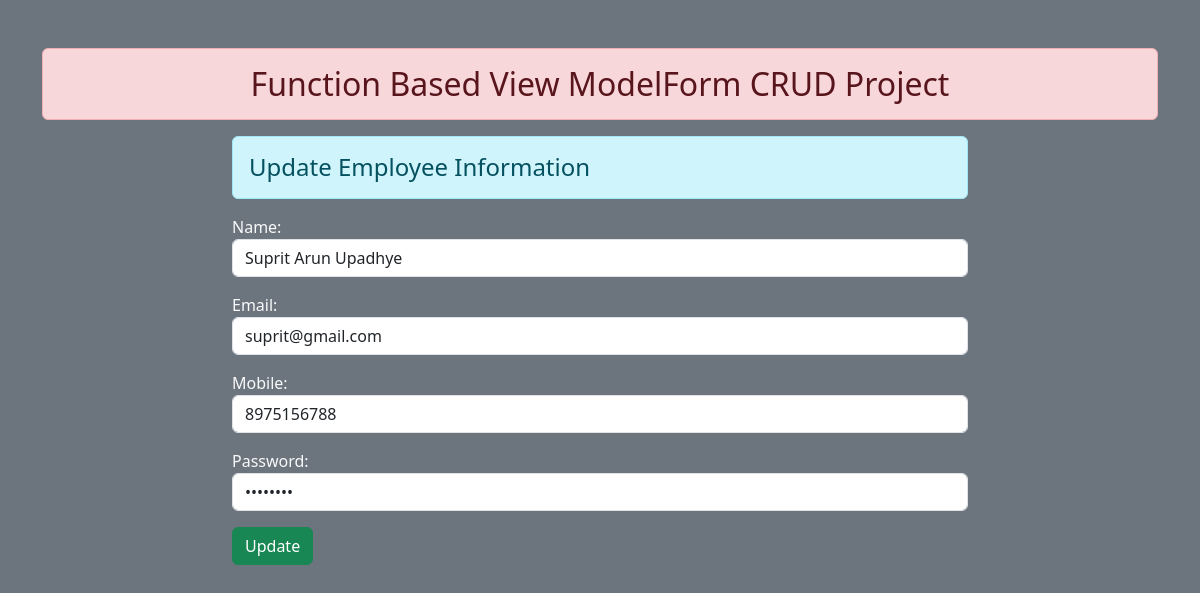
Screenshot of /update/23/ with the database file from the repository.
### myapp/models.py (models this page shows)
class User(models.Model):
    name = models.CharField(max_length=70)
    email = models.EmailField()
    mobile = models.IntegerField()
    password = models.CharField(max_length=20)

### myapp/views.py (the view)
# urls.py: path('update/<int:id>/',views.update_data, name='updatedata'),
def update_data(request,id):
    if request.method=='POST':
        pi = User.objects.get(pk=id)
        fm = EmployeeRegistration(request.POST, instance=pi)
        if fm.is_valid():
            fm.save()
        return redirect('add_show')
    else:
        pi = User.objects.get(pk=id)
        fm = EmployeeRegistration(instance=pi)
    return render(request, 'update.html',{'form':fm})

### myapp/forms.py
class EmployeeRegistration(forms.ModelForm):
    class Meta:
        model = User
        fields = ['name', 'email', 'mobile', 'password']
        widgets = {
            'name' : forms.TextInput(attrs={'class':'form-control'}),
            'email' : forms.EmailInput(attrs={'class':'form-control'}),
            'mobile' : forms.NumberInput(attrs={'class':'form-control'}),
            'password' : forms.PasswordInput(render_value=True, attrs={'class':'form-control'}),
        }

### template/update.html (shortened to what this page needs)
{% extends 'base.html' %}
{% load static %}
{% block main-container %}
<div class="row">
    <div class="col-sm-8 offset-2">
        <h4 class="alert alert-info">Update Employee Information</h4>
        <form action="" method="POST" class="fw-medium text-light">
            {{form.as_p}}
            <input type="submit" value="Update" class="btn btn-success">
        </form>
    </div>
</div>
{% endblock main-container %}

### rows the page displays
User: name "Suprit Arun Upadhye", email "suprit@gmail.com", mobile "8975156788"
